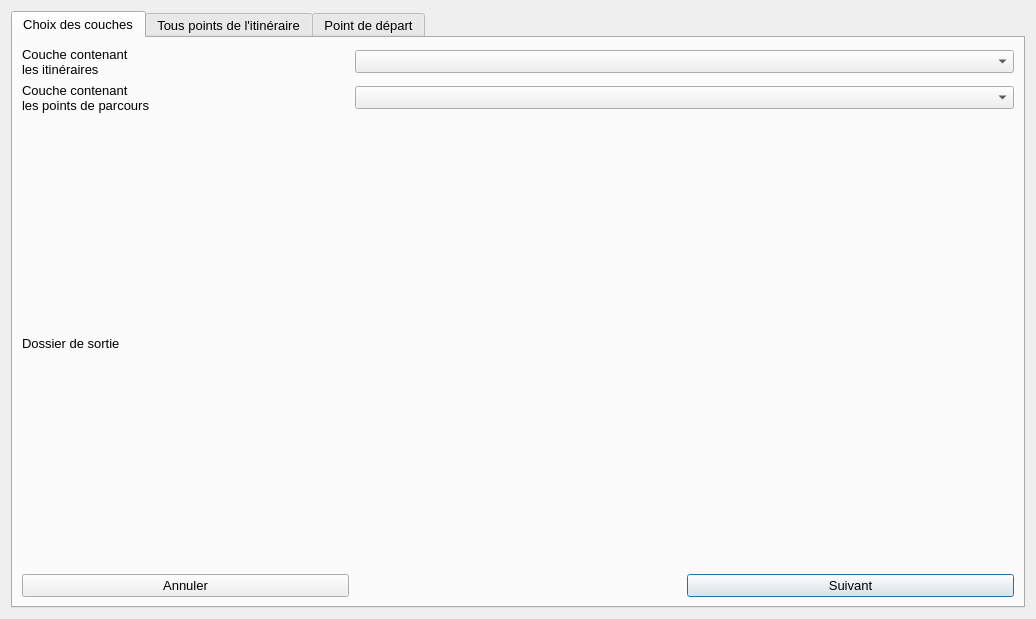
<?xml version="1.0" encoding="UTF-8"?>
<ui version="4.0">
 <class>pluginSurvolDialogBase</class>
 <widget class="QDialog" name="pluginSurvolDialogBase">
  <property name="geometry">
   <rect>
    <x>0</x>
    <y>0</y>
    <width>1036</width>
    <height>619</height>
   </rect>
  </property>
  <property name="font">
   <font>
    <pointsize>13</pointsize>
   </font>
  </property>
  <property name="windowTitle">
   <string>AutorisationSurvol</string>
  </property>
  <layout class="QGridLayout" name="gridLayout_5" rowminimumheight="0">
   <property name="horizontalSpacing">
    <number>4</number>
   </property>
   <item row="0" column="0">
    <widget class="QTabWidget" name="tabWidget">
     <property name="font">
      <font>
       <pointsize>10</pointsize>
      </font>
     </property>
     <property name="currentIndex">
      <number>0</number>
     </property>
     <widget class="QWidget" name="tab">
      <property name="font">
       <font>
        <pointsize>10</pointsize>
       </font>
      </property>
      <attribute name="title">
       <string>Choix des couches</string>
      </attribute>
      <layout class="QGridLayout" name="gridLayout_3">
       <item row="1" column="0">
        <layout class="QHBoxLayout" name="horizontalLayout_2">
         <item>
          <widget class="QLabel" name="label">
           <property name="text">
            <string>Couche contenant 
les itinéraires</string>
           </property>
          </widget>
         </item>
        </layout>
       </item>
       <item row="8" column="2">
        <widget class="QPushButton" name="pushButton_2">
         <property name="text">
          <string>Suivant</string>
         </property>
        </widget>
       </item>
       <item row="1" column="1" colspan="2">
        <layout class="QHBoxLayout" name="horizontalLayout_3">
         <item>
          <widget class="QComboBox" name="comboBox"/>
         </item>
        </layout>
       </item>
       <item row="8" column="0">
        <widget class="QPushButton" name="pushButton_3">
         <property name="text">
          <string>Annuler</string>
         </property>
        </widget>
       </item>
       <item row="4" column="0">
        <layout class="QHBoxLayout" name="horizontalLayout">
         <item>
          <widget class="QLabel" name="label_2">
           <property name="text">
            <string>Couche contenant 
les points de parcours</string>
           </property>
          </widget>
         </item>
        </layout>
       </item>
       <item row="4" column="1" colspan="2">
        <layout class="QVBoxLayout" name="verticalLayout">
         <item>
          <widget class="QComboBox" name="comboBox_2"/>
         </item>
        </layout>
       </item>
       <item row="6" column="0">
        <layout class="QHBoxLayout" name="horizontalLayout_4">
         <item>
          <widget class="QLabel" name="label_3">
           <property name="text">
            <string>Dossier de sortie</string>
           </property>
          </widget>
         </item>
        </layout>
       </item>
       <item row="6" column="1" colspan="2">
        <layout class="QHBoxLayout" name="horizontalLayout_5">
         <item>
          <widget class="QgsFileWidget" name="mQgsFileWidget">
           <property name="storageMode">
            <enum>QgsFileWidget::GetDirectory</enum>
           </property>
           <property name="options">
            <set>QFileDialog::ShowDirsOnly</set>
           </property>
          </widget>
         </item>
        </layout>
       </item>
      </layout>
     </widget>
     <widget class="QWidget" name="tab_4">
      <property name="font">
       <font>
        <pointsize>10</pointsize>
       </font>
      </property>
      <attribute name="title">
       <string>Tous points de l'itinéraire</string>
      </attribute>
      <layout class="QGridLayout" name="gridLayout" rowminimumheight="12,12">
       <item row="1" column="1">
        <widget class="QPushButton" name="pushButton_4">
         <property name="text">
          <string>Suivant</string>
         </property>
        </widget>
       </item>
       <item row="1" column="0">
        <widget class="QPushButton" name="pushButton_5">
         <property name="text">
          <string>Précédent</string>
         </property>
        </widget>
       </item>
       <item row="0" column="0" colspan="2">
        <widget class="QScrollArea" name="scrollArea">
         <property name="font">
          <font>
           <pointsize>12</pointsize>
          </font>
         </property>
         <property name="widgetResizable">
          <bool>true</bool>
         </property>
         <widget class="QWidget" name="scrollAreaWidgetContents">
          <property name="geometry">
           <rect>
            <x>0</x>
            <y>0</y>
            <width>992</width>
            <height>522</height>
           </rect>
          </property>
          <property name="minimumSize">
           <size>
            <width>0</width>
            <height>509</height>
           </size>
          </property>
          <property name="font">
           <font>
            <pointsize>12</pointsize>
           </font>
          </property>
          <layout class="QGridLayout" name="gridLayout_6" rowminimumheight="0">
           <property name="sizeConstraint">
            <enum>QLayout::SetMinimumSize</enum>
           </property>
           <item row="0" column="0">
            <layout class="QGridLayout" name="gridLayout_2" rowminimumheight="0">
             <property name="sizeConstraint">
              <enum>QLayout::SetMinimumSize</enum>
             </property>
             <property name="spacing">
              <number>5</number>
             </property>
            </layout>
           </item>
          </layout>
         </widget>
        </widget>
       </item>
      </layout>
     </widget>
     <widget class="QWidget" name="tab_3">
      <property name="font">
       <font>
        <pointsize>10</pointsize>
       </font>
      </property>
      <attribute name="title">
       <string>Point de départ</string>
      </attribute>
      <layout class="QGridLayout" name="gridLayout_4">
       <item row="1" column="0">
        <widget class="QPushButton" name="pushButton">
         <property name="text">
          <string>Exécuter</string>
         </property>
        </widget>
       </item>
       <item row="0" column="0">
        <widget class="QScrollArea" name="scrollArea_2">
         <property name="widgetResizable">
          <bool>true</bool>
         </property>
         <widget class="QWidget" name="scrollAreaWidgetContents_2">
          <property name="geometry">
           <rect>
            <x>0</x>
            <y>0</y>
            <width>992</width>
            <height>522</height>
           </rect>
          </property>
          <layout class="QGridLayout" name="gridLayout_8">
           <item row="0" column="0">
            <widget class="QGroupBox" name="groupBox">
             <property name="title">
              <string>Point de départ</string>
             </property>
             <property name="checkable">
              <bool>false</bool>
             </property>
             <layout class="QGridLayout" name="gridLayout_9">
              <item row="0" column="0">
               <layout class="QGridLayout" name="gridLayout_7"/>
              </item>
             </layout>
            </widget>
           </item>
          </layout>
         </widget>
        </widget>
       </item>
      </layout>
     </widget>
    </widget>
   </item>
  </layout>
 </widget>
 <customwidgets>
  <customwidget>
   <class>QgsFileWidget</class>
   <extends>QWidget</extends>
   <header>qgsfilewidget.h</header>
  </customwidget>
 </customwidgets>
 <resources/>
 <connections/>
</ui>
